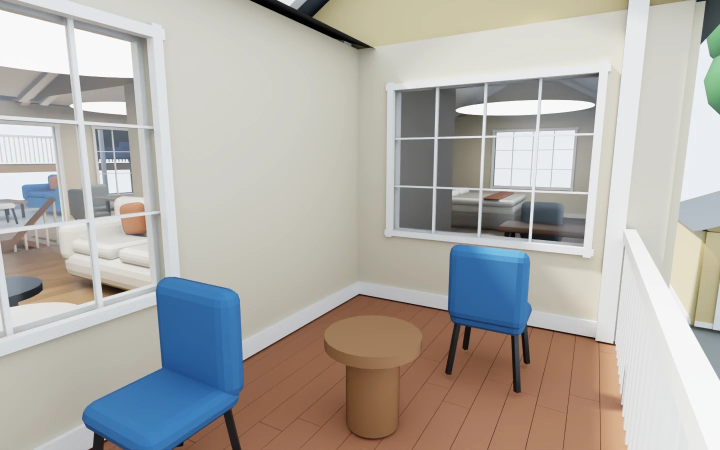
#> input picture renders/balcony-07.webp, 1440 x 900 px, given in place of 015.jpg, which was not available (shown at 1/2 size)
$ python final_review.py
#> lines starting #> are read from the running program, lines starting #| are printed output that depends on the picture; pictures that were not available may be replaced by others from this repository, and a replacement may not be noted
from pathlib import Path
from PIL import Image,ImageDraw
import json,hashlib
R=Path(__file__).resolve().parents[1]
pairs=[(15,'living'),(22,'kitchen'),(28,'primary'),(63,'recreation'),(90,'terrace'),(6,'exterior')]
sheet=Image.new('RGB',(1280,460*len(pairs)),(242,240,235));draw=ImageDraw.Draw(sheet)
#> after `sheet = Image.new('RGB', (1280, 460 * len(pairs)), (242, 240, 235))`:
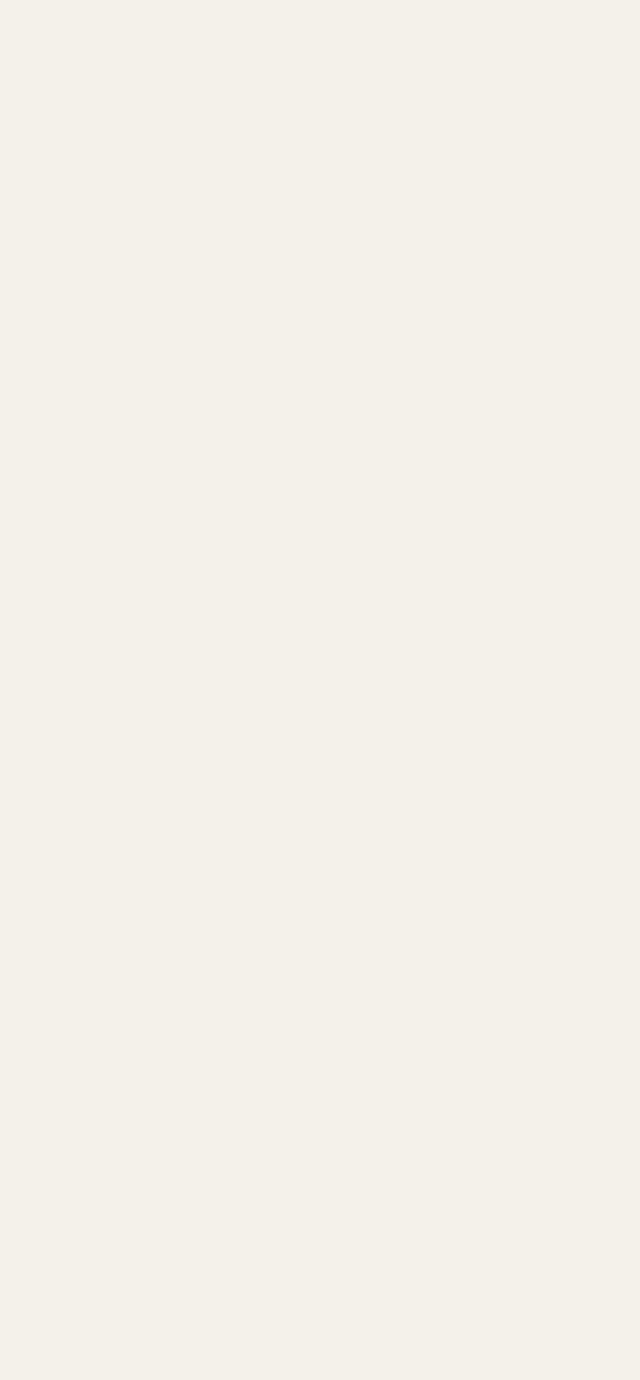
#> sheet: PIL image 1280x2760 RGB (shown at 1/2 size); mean R, G, B 242, 240, 235
for i,(ref,name) in enumerate(pairs):
 for col,path in enumerate([R/'sources'/f'{ref:03}.jpg',R/'public/renders'/f'{name}-15.webp']):
  im=Image.open(path).convert('RGB');im.thumbnail((636,409));x=col*640;y=i*460+35;sheet.paste(im,(x+(640-im.width)//2,y));draw.text((x+12,i*460+12),f'Listing photo {ref}' if col==0 else f'Approximate reconstruction: {name}',fill=(30,35,30))
#> further down, im is the input picture: PIL image 1440x900 RGB; mean R, G, B 175.9, 172.6, 167.5
#> after `im.thumbnail((636, 409))`:
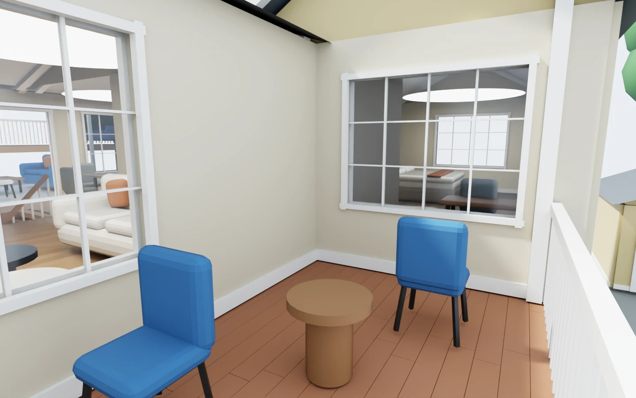
#> im: PIL image 636x398 RGB; mean R, G, B 175.9, 172.6, 167.5
#> after `sheet.paste(im, (x + (640 - im.width) // 2, y))`:
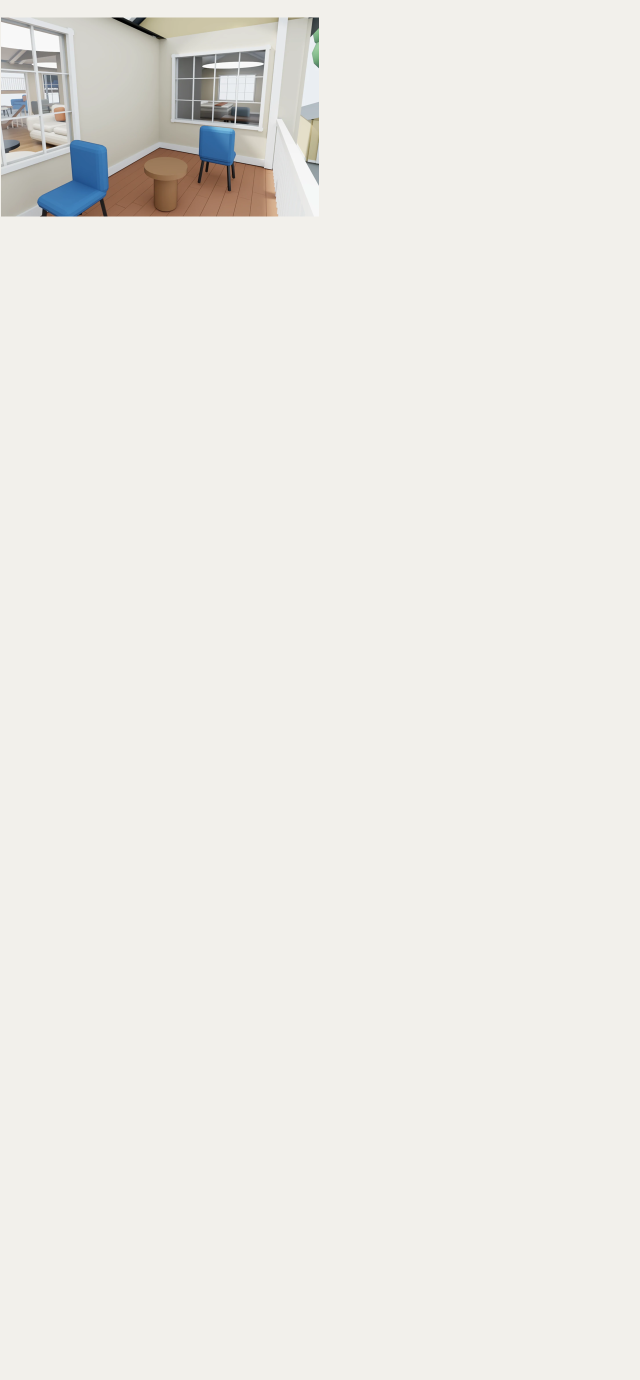
#> sheet: PIL image 1280x2760 RGB (shown at 1/2 size); mean R, G, B 237.3, 235.2, 230.2
#> pass 2 of the loop `for i,(ref,name) in enumerate(pairs):`:
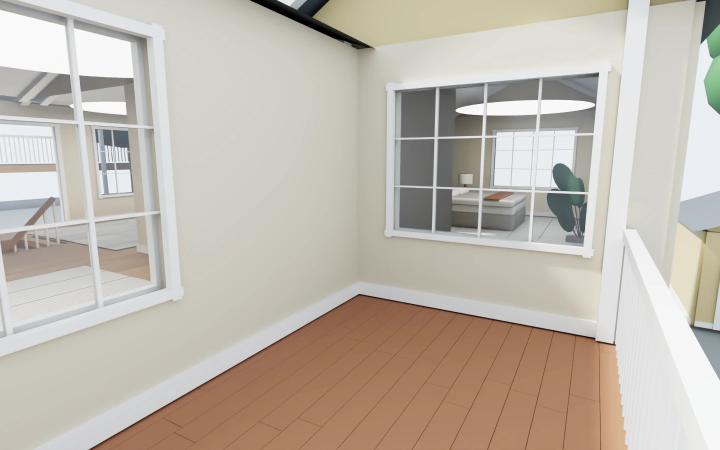
#> input picture renders/balcony-12.webp, 1440 x 900 px, given in place of 022.jpg, which was not available (shown at 1/2 size)
#> im is the input picture: PIL image 1440x900 RGB; mean R, G, B 191.6, 183.1, 172.8
#> `im.thumbnail((636, 409))`:
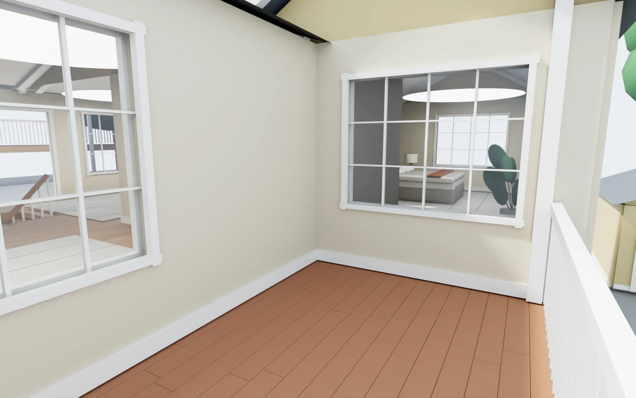
#> im: PIL image 636x398 RGB; mean R, G, B 191.6, 183.1, 172.8
#> `sheet.paste(im, (x + (640 - im.width) // 2, y))`:
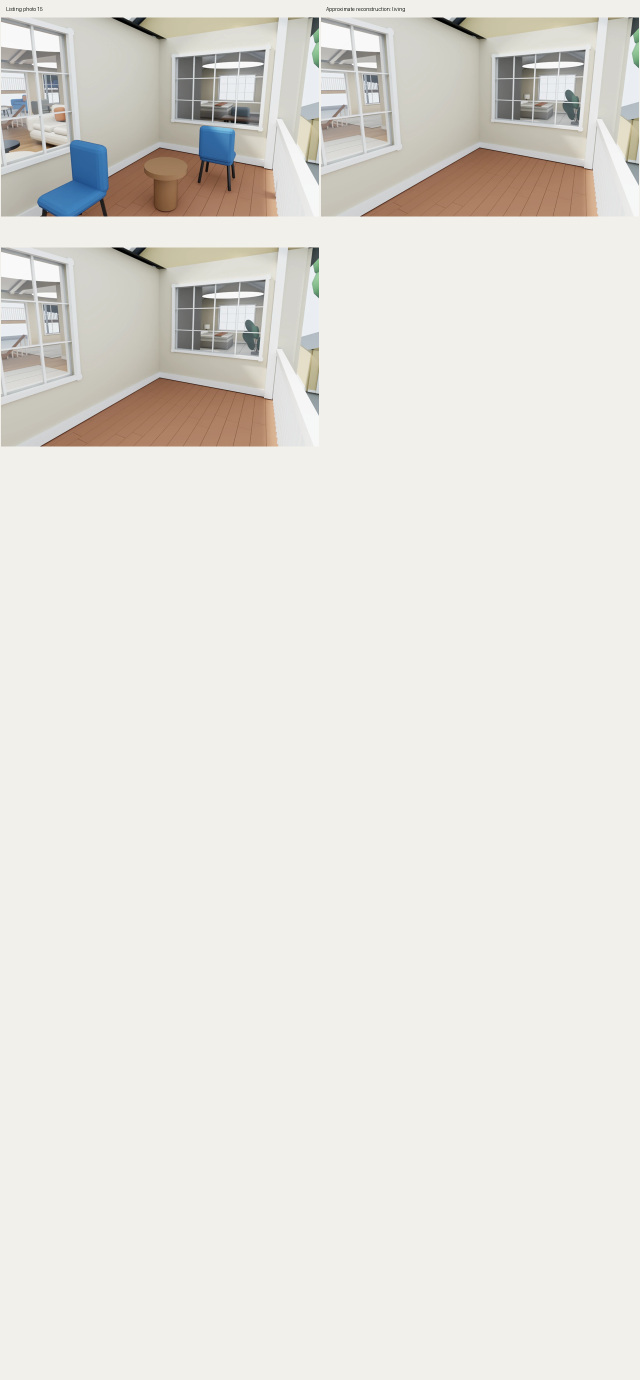
#> sheet: PIL image 1280x2760 RGB (shown at 1/2 size); mean R, G, B 230, 227, 221.2
#> (the run stopped early here; a loop or call above may not have finished)
